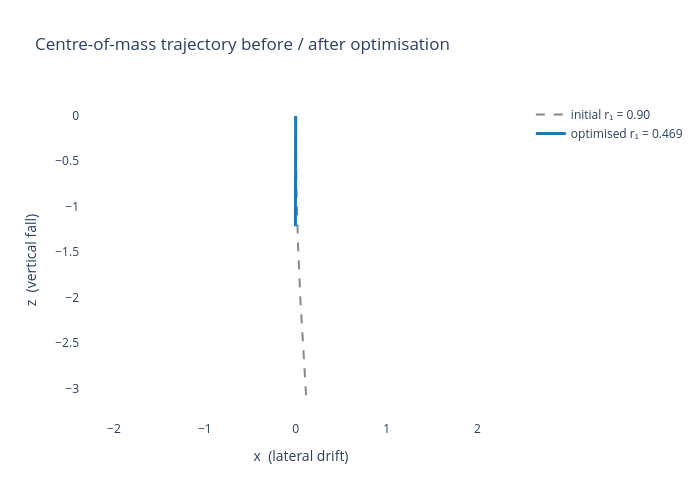

Here is the notebook cell this chart was saved with:
### Markdown cell above
## Step 5 — Compare trajectories

Plot the centre-of-mass trajectory before vs after optimisation. The
initial asymmetric body drifts sideways while the optimised body falls
vertically.

### Code cell
def trajectory(design):
    positions, _, _ = rollout.rollout(
        dt=dt,
        n_steps=n_steps,
        design=design,
    )
    return np.asarray(positions)


traj_init = trajectory(init_design)
traj_opt = trajectory(optimal_design)

fig = go.Figure()
fig.add_trace(go.Scatter(x=traj_init[:, 0], y=traj_init[:, 2],
                         mode="lines",
                         name=f"initial r₁ = {float(init_design[0]):.2f}",
                         line=dict(color="#888", width=2, dash="dash")))
fig.add_trace(go.Scatter(x=traj_opt[:, 0], y=traj_opt[:, 2],
                         mode="lines",
                         name=f"optimised r₁ = {float(optimal_design[0]):.3f}",
                         line=dict(color="#1f77b4", width=3)))
fig.update_layout(
    title="Centre-of-mass trajectory before / after optimisation",
    xaxis_title="x  (lateral drift)",
    yaxis_title="z  (vertical fall)",
    yaxis=dict(scaleanchor="x", scaleratio=1),
    width=700, height=500,
    plot_bgcolor="white",
)
fig.show()

### Figure 1 — Plotly figure (JSON) as saved in the notebook; plotly's stock layout.template omitted (floating-point values rounded to 4 significant figures; data arrays with more than 128 entries replaced by an {"elided": "..."} marker saying what was removed)
{"data": [{"line": {"color": "#888", "dash": "dash", "width": 2}, "mode": "lines", "name": "initial r₁ = 0.90", "type": "scatter", "x": {"elided": "400 float values"}, "y": {"elided": "400 float values"}}, {"line": {"color": "#1f77b4", "width": 3}, "mode": "lines", "name": "optimised r₁ = 0.469", "type": "scatter", "x": {"elided": "400 float values"}, "y": {"elided": "400 float values"}}], "layout": {"height": 500, "plot_bgcolor": "white", "title": {"text": "Centre-of-mass trajectory before / after optimisation"}, "width": 700, "xaxis": {"title": {"text": "x  (lateral drift)"}}, "yaxis": {"scaleanchor": "x", "scaleratio": 1, "title": {"text": "z  (vertical fall)"}}}}
